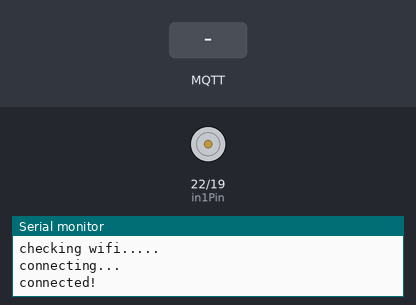
Bench run of a sketch on a simulated ESP32. Parts: motor-driver pin pairs drawn as motors (green arrow = first pin HIGH = forward, orange = second pin HIGH = backward, longer = more drive, scaled by the enable pin), the last lines printed to the serial monitor. Inputs (shaded band) come from the test bench. WiFi joins after 1.5 s; servers stay silent unless stated; no MQTT or app messages arrive unless stated.

Above: at 3.2 s.
3.3 s: MQTT message "+" arrives on the first subscribed topic
At 4.5 s:
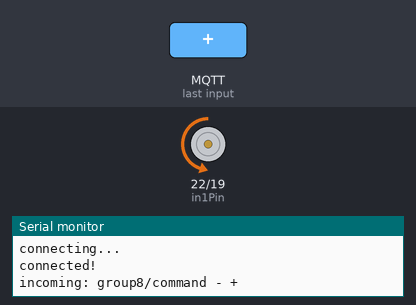
4.8 s: MQTT message "-" arrives on the second subscribed topic
At 5.9 s:
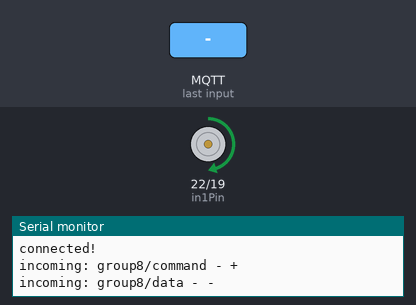
6.3 s: MQTT message "o" arrives on the first subscribed topic
At 7.1 s:
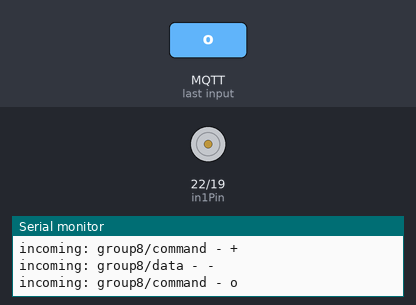
7.8 s: MQTT message "-" arrives on the first subscribed topic
At 8.3 s:
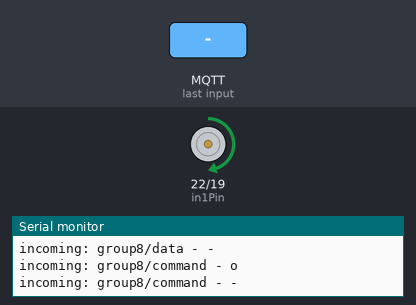
Timing chart, 0 to 10.3 s (numbered marks = the images above; inputs shaded):
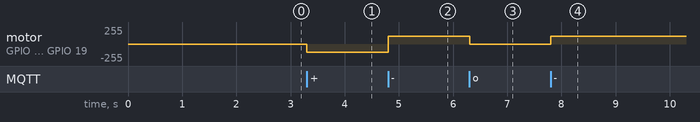

Measured:
- after the input at 3.3 s, motor on GPIO 22 (in1Pin) / GPIO 19 (in2Pin): stopped → backward 120/255 at once
- after the input at 4.8 s, motor on GPIO 22 (in1Pin) / GPIO 19 (in2Pin): backward 120/255 → forward 120/255 at once
- after the input at 6.3 s, motor on GPIO 22 (in1Pin) / GPIO 19 (in2Pin): forward 120/255 → stopped at once
- after the input at 7.8 s, motor on GPIO 22 (in1Pin) / GPIO 19 (in2Pin): stopped → forward 120/255 at once

The sketch:

miniproject2.ino
```cpp
// Exmaple of using the MQTT library for ESP32
// Library by Joël Gähwiler
// https://github.com/256dpi/arduino-mqtt
// Modified by Arnan Sipitakiat


#include <WiFi.h>
#include <MQTT.h>

const int enablePin = 23;
const int in1Pin = 22;
const int in2Pin = 19;


const char ssid[] = "ee";
const char pass[] = "aaa12345";

const char mqtt_broker[]="test.mosquitto.org";
const char mqtt_topic[]="group8/command";
const char mqtt_topicesp[]="group8/data";
const char mqtt_client_id[]="arduino_group_8"; // must change this string to a unique value
int MQTT_PORT=1883;

int counter=0;

WiFiClient net;
MQTTClient client;

unsigned long lastMillis = 0;


void connect() {
  Serial.print("checking wifi...");
  while (WiFi.status() != WL_CONNECTED) {
    Serial.print(".");
    delay(1000);
  }

  Serial.print("\nconnecting...");
  while (!client.connect(mqtt_client_id)) {
    Serial.print(".");
    delay(1000);
  }

  Serial.println("\nconnected!");

  client.subscribe(mqtt_topic);
    client.subscribe(mqtt_topicesp);
  // client.unsubscribe("/hello");
}

void messageReceived(String &topic, String &payload) {
  Serial.println("incoming: " + topic + " - " + payload);

    char ch = payload[0];

    if (ch == '+') {
      analogWrite(in1Pin, 0);
      analogWrite(in2Pin, 120);
      client.publish(mqtt_topicesp, "Motor Forward");
    }
    if (ch == '-') {
      analogWrite(in1Pin, 120);
      analogWrite(in2Pin, 0);
      client.publish(mqtt_topicesp, "Motor Reverse");
    }
    if (ch == 'o') {
      analogWrite(in1Pin, 0);
      analogWrite(in2Pin, 0);
      client.publish(mqtt_topicesp, "Motor Stop");
    }

  // Note: Do not use the client in the callback to publish, subscribe or
  // unsubscribe as it may cause deadlocks when other things arrive while
  // sending and receiving acknowledgments. Instead, change a global variable,
  // or push to a queue and handle it in the loop after calling client.loop().
}

void setup() {
  Serial.begin(9600);
  WiFi.begin(ssid, pass);
  pinMode(enablePin, OUTPUT);
  pinMode(in1Pin, OUTPUT);
  pinMode(in2Pin, OUTPUT);

  digitalWrite(enablePin, HIGH); // Enable the motor


  // Note: Local domain names (e.g. "Computer.local" on OSX) are not supported
  // by Arduino. You need to set the IP address directly.
  client.begin(mqtt_broker, MQTT_PORT, net);
  client.onMessage(messageReceived);

  connect();
}

void loop() {
  client.loop();
  delay(10);  // <- fixes some issues with WiFi stability


  if (!client.connected()) {
    connect();
  }

  // publish a message roughly every second.
  // not that we don't use delay() because we need to keep calling the client.loop()
  // to keep the connection alive
  // if (millis() - lastMillis > 2000) {
  //   lastMillis = millis();
  //   client.publish(mqtt_topic, "Counter = " + String(counter++));
  // }
}
```
